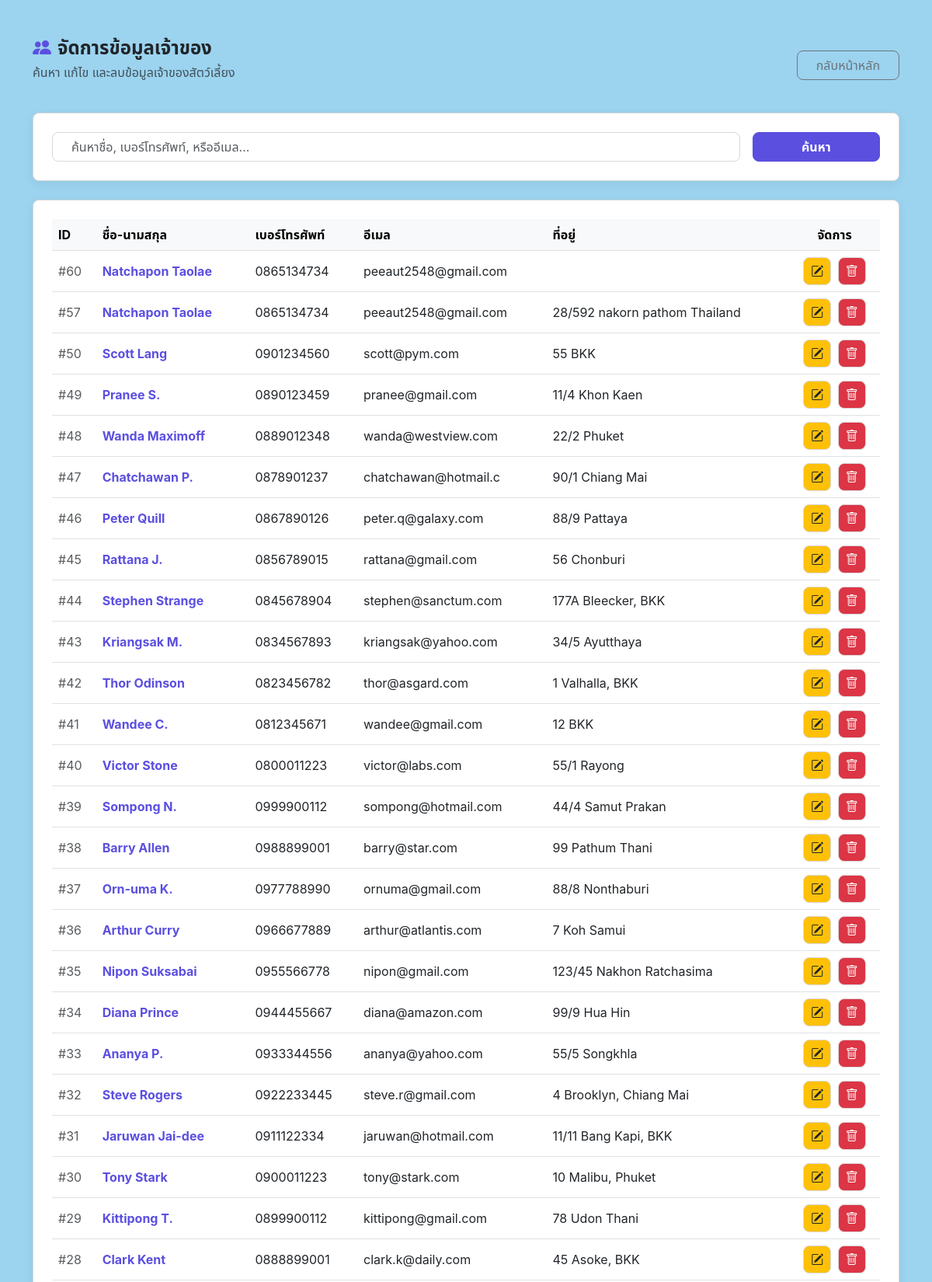
/pages/owner_list.php (upper part), run on the app's committed database.
### tables this page shows
CREATE TABLE `owner` (
  `owner_ID` int(9) NOT NULL,
  `name` varchar(50) DEFAULT NULL,
  `phonenumber` varchar(10) DEFAULT NULL,
  `email` varchar(20) DEFAULT NULL,
  `address` varchar(50) DEFAULT NULL
);

### pages/owner_list.php (the view, shortened to what this page needs)
<?php
require_once '../config/db.php';
$search = $_GET['search'] ?? '';
$sql = "SELECT * FROM owner";
$params = [];
$sql .= " ORDER BY owner_ID DESC";
$stmt = $pdo->prepare($sql);
$stmt->execute($params);
$owners = $stmt->fetchAll();
?>
<!DOCTYPE html>
<html lang="th">
<head>
    <link rel="stylesheet" href="../css/petcare-token.css">
    <link href="https://cdn.jsdelivr.net/npm/bootstrap@5.3.0/dist/css/bootstrap.min.css" rel="stylesheet">
    <link rel="stylesheet" href="https://cdn.jsdelivr.net/npm/bootstrap-icons@1.11.1/font/bootstrap-icons.css">
</head>
<body>
<div class="container py-5">
    <div class="d-flex justify-content-between align-items-center mb-4">
        <div>
            <h2 class="fw-bold text-dark mb-1"><i class="bi bi-people-fill text-primary me-2"></i>จัดการข้อมูลเจ้าของ</h2>
            <p class="text-muted">ค้นหา แก้ไข และลบข้อมูลเจ้าของสัตว์เลี้ยง</p>
        </div>
        <a href="../index.php" class="btn btn-outline-secondary rounded-pill px-4">กลับหน้าหลัก</a>
    </div>
    <div class="card list-card p-4 mb-4">
        <form method="GET" class="row g-3">
            <div class="col-md-10">
                <input type="text" name="search" class="form-control rounded-pill px-4" placeholder="ค้นหาชื่อ, เบอร์โทรศัพท์, หรืออีเมล..." value="<?= htmlspecialchars($search) ?>">
            </div>
            <div class="col-md-2">
                <button type="submit" class="btn btn-primary w-100 rounded-pill fw-bold">ค้นหา</button>
            </div>
        </form>
    </div>
    <div class="card list-card p-4">
        <div class="table-responsive">
            <table class="table table-hover align-middle">
                <thead class="table-light">
                    <tr>
                        <th>ID</th>
                        <th>ชื่อ-นามสกุล</th>
                        <th>เบอร์โทรศัพท์</th>
                        <th>อีเมล</th>
                        <th>ที่อยู่</th>
                        <th class="text-center">จัดการ</th>
                    </tr>
                </thead>
                <tbody>
                    <?php if (empty($owners)): ?>
                        <tr><td colspan="6" class="text-center py-4 text-muted">ไม่พบข้อมูล</td></tr>
                    <?php else: ?>
                        <?php foreach ($owners as $row): ?>
                        <tr id="row-<?= $row['owner_ID'] ?>">
                            <td class="text-muted">#<?= $row['owner_ID'] ?></td>
                            <td class="fw-bold text-primary"><?= htmlspecialchars($row['name']) ?></td>
                            <td><?= htmlspecialchars($row['phonenumber']) ?></td>
                            <td><?= htmlspecialchars($row['email']) ?></td>
                            <td><div class="text-truncate" style="max-width: 250px;"><?= htmlspecialchars($row['address']) ?></div></td>
                            <td class="text-center">
                                <button class="btn-action bg-warning text-dark me-1 btn-edit"
                                        data-id="<?= $row['owner_ID'] ?>"
                                        data-name="<?= htmlspecialchars($row['name']) ?>"
                                        data-phone="<?= htmlspecialchars($row['phonenumber']) ?>"
                                        data-email="<?= htmlspecialchars($row['email']) ?>"
                                        data-address="<?= htmlspecialchars($row['address']) ?>">
                                    <i class="bi bi-pencil-square"></i>
                                </button>
                                <button class="btn-action bg-danger text-white btn-delete" data-id="<?= $row['owner_ID'] ?>">
                                    <i class="bi bi-trash"></i>
                                </button>
                            </td>
                        </tr>
                        <?php endforeach; ?>
                    <?php endif; ?>
                </tbody>
            </table>
        </div>
    </div>
</div>
</body>
</html>

### css/petcare-token.css (style rules this page uses)
:root { --color-purple-500: #5B4FE0; --color-yelllow-500: #F4D12E; --color-yellow-500: #F4D12E; --color-green-500: #5FA777; --color-gray-400: #D9D9D9; --color-blue-100: #9CD3EF; --color-black-1000: #000000; --color-white: #FFFFFF; --color-primary: var(--color-purple-500); --color-danger: var(--color-yelllow-500); --color-success: var(--color-green-500); --color-background: var(--color-blue-100); --color-surface: var(--color-white); --tint-primary: color-mix(in srgb, var(--color-purple-500) 14%, white); --tint-primary-strong: color-mix(in srgb, var(--color-purple-500) 22%, white); --tint-success: color-mix(in srgb, var(--color-green-500) 16%, white); --tint-danger: color-mix(in srgb, var(--color-yelllow-500) 30%, white); --tint-background-strong: color-mix(in srgb, var(--color-blue-100) 55%, white); --font-family-base: -apple-system, "Segoe UI", "Noto Sans Thai", "Leelawadee UI", sans-serif; --font-size-2xl: 32px; --font-size-lg: 24px; --font-size-md: 18px; --font-size-sm: 14px; --space-16: 16px; --space-24: 24px; --Grid-8: 8px; --radius-md: 8px; --space-md: var(--space-16); --space-lg: var(--space-24); --Grid: var(--Grid-8); --button-primary-bg: var(--color-primary); --button-primary-text: var(--color-white); --button-radius: var(--radius-md); --input-border: var(--color-gray-400); --input-focus: var(--color-primary); --input-padding: var(--space-md); --chip-bg-default: var(--color-gray-400); --chip-bg-active: var(--color-primary); --chip-radius: 16px; --thumbnail-size: 48px; --thumbnail-radius: var(--radius-md); }

### pages/owner_list.php (style rules this page uses)
body { font-family: var(--font-family-base); background-color: var(--color-background); color: var(--color-black-1000); }
h2 { font-family: var(--font-family-base); font-size: var(--font-size-lg); }
.list-card { border: 1px solid var(--color-gray-400); border-radius: var(--radius-md); box-shadow: 0 4px 14px rgba(0,0,0,0.06); background: var(--color-surface); }
.btn-action { width: 36px; height: 36px; border-radius: var(--radius-md); display: inline-flex; align-items: center; justify-content: center; border: 1px solid var(--color-gray-400); transition: 0.2s; }
.btn-primary { background-color: var(--button-primary-bg) !important; border-color: var(--button-primary-bg) !important; color: var(--button-primary-text) !important; border-radius: var(--button-radius) !important; }
.btn { border-radius: var(--button-radius) !important; }
.text-primary { color: var(--color-primary) !important; }
.form-control { border-radius: var(--radius-md) !important; border-color: var(--input-border) !important; }

### data on the page
owner: owner_ID "60", name "Natchapon Taolae", phonenumber "0865134734", email "peeaut2548@gmail.com"
owner: owner_ID "57", name "Natchapon Taolae", phonenumber "0865134734", email "peeaut2548@gmail.com", address "28/592 nakorn pathom Thailand"
owner: owner_ID "50", name "Scott Lang", phonenumber "0901234560", email "scott@pym.com", address "55 BKK"
owner: owner_ID "49", name "Pranee S.", phonenumber "0890123459", email "pranee@gmail.com", address "11/4 Khon Kaen"
owner: owner_ID "48", name "Wanda Maximoff", phonenumber "0889012348", email "wanda@westview.com", address "22/2 Phuket"
owner: owner_ID "47", name "Chatchawan P.", phonenumber "0878901237", email "chatchawan@hotmail.c", address "90/1 Chiang Mai"
owner: owner_ID "46", name "Peter Quill", phonenumber "0867890126", email "peter.q@galaxy.com", address "88/9 Pattaya"
owner: owner_ID "45", name "Rattana J.", phonenumber "0856789015", email "rattana@gmail.com", address "56 Chonburi"
owner: owner_ID "44", name "Stephen Strange", phonenumber "0845678904", email "stephen@sanctum.com", address "177A Bleecker, BKK"
owner: owner_ID "43", name "Kriangsak M.", phonenumber "0834567893", email "kriangsak@yahoo.com", address "34/5 Ayutthaya"
owner: owner_ID "42", name "Thor Odinson", phonenumber "0823456782", email "thor@asgard.com", address "1 Valhalla, BKK"
owner: owner_ID "41", name "Wandee C.", phonenumber "0812345671", email "wandee@gmail.com", address "12 BKK"
owner: owner_ID "40", name "Victor Stone", phonenumber "0800011223", email "victor@labs.com", address "55/1 Rayong"
owner: owner_ID "39", name "Sompong N.", phonenumber "0999900112", email "sompong@hotmail.com", address "44/4 Samut Prakan"
owner: owner_ID "38", name "Barry Allen", phonenumber "0988899001", email "barry@star.com", address "99 Pathum Thani"
owner: owner_ID "37", name "Orn-uma K.", phonenumber "0977788990", email "ornuma@gmail.com", address "88/8 Nonthaburi"
owner: owner_ID "36", name "Arthur Curry", phonenumber "0966677889", email "arthur@atlantis.com", address "7 Koh Samui"
owner: owner_ID "35", name "Nipon Suksabai", phonenumber "0955566778", email "nipon@gmail.com", address "123/45 Nakhon Ratchasima"
owner: owner_ID "34", name "Diana Prince", phonenumber "0944455667", email "diana@amazon.com", address "99/9 Hua Hin"
owner: owner_ID "33", name "Ananya P.", phonenumber "0933344556", email "ananya@yahoo.com", address "55/5 Songkhla"
owner: owner_ID "32", name "Steve Rogers", phonenumber "0922233445", email "steve.r@gmail.com", address "4 Brooklyn, Chiang Mai"
owner: owner_ID "31", name "Jaruwan Jai-dee", phonenumber "0911122334", email "jaruwan@hotmail.com", address "11/11 Bang Kapi, BKK"
owner: owner_ID "30", name "Tony Stark", phonenumber "0900011223", email "tony@stark.com", address "10 Malibu, Phuket"
owner: owner_ID "29", name "Kittipong T.", phonenumber "0899900112", email "kittipong@gmail.com", address "78 Udon Thani"
owner: owner_ID "28", name "Clark Kent", phonenumber "0888899001", email "clark.k@daily.com", address "45 Asoke, BKK"
